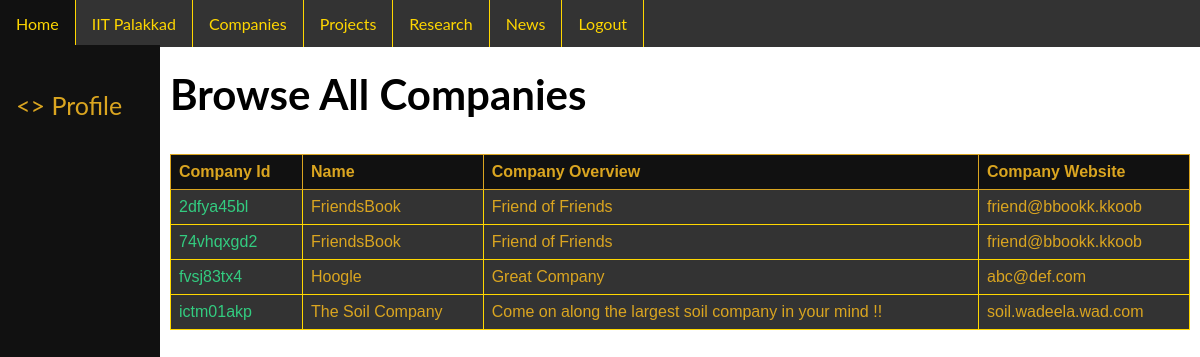
Before: /code/php/browse_all_companies.php (signed in) with the older database file.
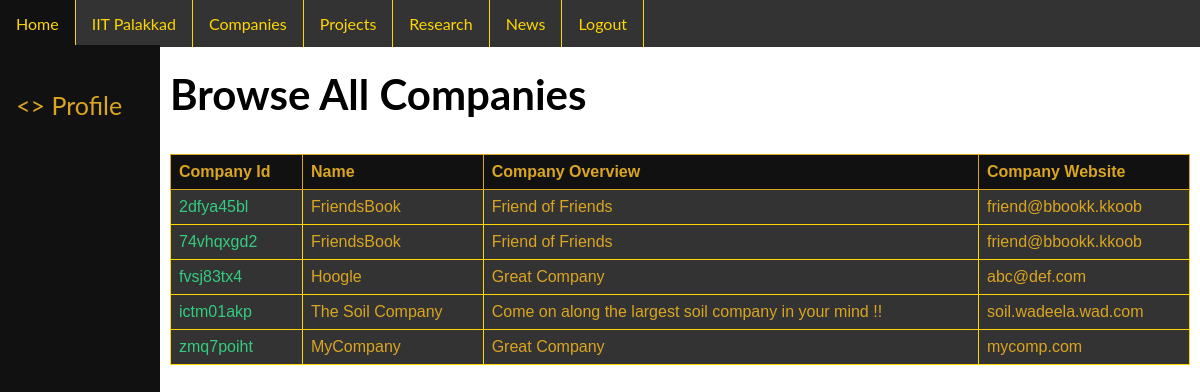
After: the same page with the newer database file.
### tables this page shows
CREATE TABLE `company` (
  `company_id` char(9) NOT NULL,
  `name` varchar(320) NOT NULL,
  `email_id_1` varchar(320) NOT NULL,
  `email_id_2` varchar(320) DEFAULT NULL,
  `phone_1` varchar(30) NOT NULL,
  `phone_2` varchar(30) DEFAULT NULL,
  `is_startup` tinyint(1) NOT NULL,
  `company_overview` varchar(500) NOT NULL,
  `hq_bldg_name` varchar(320) NOT NULL,
  `hq_street_name` varchar(320) NOT NULL,
  `hq_city` varchar(320) NOT NULL,
  `hq_state` varchar(320) NOT NULL,
  `hq_country` varchar(320) NOT NULL,
  `hq_pincode` varchar(320) NOT NULL,
  `company_website` varchar(320) NOT NULL,
  PRIMARY KEY (`company_id`)
);

### code/php/browse_all_companies.php (the view, shortened to what this page needs)
<?php
    $server	= $_SESSION['server'];
    $user	= $_SESSION['user'];
    $pass	= $_SESSION['pass'];
    $database	= $_SESSION['database'];
?>
<html>
<head>
        <link rel="stylesheet" href="../css_files/common.css">
        <link rel="stylesheet" href="../css_files/common_home.css">
        <link rel="stylesheet" href="../css_files/table.css">
    </head>
    <body>
        <ul class="nav">
            <li class="nav"><a href='../php/home.php' class="nav">Home</a></li>
            <li class="nav"><a href='https://iitpkd.ac.in' class="nav">IIT Palakkad</a></li>
            <li class="nav"><a href="../php/companies.php" class="nav">Companies</a></li>
            <li class="nav"><a href="../php/projects.php" class="nav">Projects</a></li>
            <li class="nav"><a href="../php/research.php" class="nav">Research</a></li>
            <li class="nav"><a href="../php/news.php" class="nav">News</a></li>
            <?php
                if($_SESSION['logged_in'] != null && $_SESSION['logged_in'] == true) {
                    echo '<li class="nav"><a href="../php/logout.php" class="nav">Logout</a></li>';
                }
                else {
                    echo '<li class="nav"><a href="../php/login.php" class="nav">Login</a></li>';
                    echo '<li class="nav"><a href="../php/register.php" class="nav">Register</a></li>';
                }
            ?>
        </ul>
        <?php
            if($_SESSION['user_type'] == 'student_vol')
                echo'<div class="sidenav">
                        <br>
                        <a href="../php/student_vol_profile.php"><> Profile</a>
                        <br>
                        <a href="../php/student_vol_contribution.php">My Contribution</a>
                    </div>';
            else
                echo '<div class="sidenav">
                        <br>
                        <a href="../php/cdc_official_profile.php"><> Profile</a>
                    </div>';
        ?>
        <div class="main">
            <br>
            <h2>Browse All Companies</h2>
            <?php
                $db = new mysqli ($server, $user, $pass, $database);
                $query = 'select company_id, name, company_overview, company_website from company';
                $stmt = $db->prepare($query);
                $stmt->execute();
                $stmt->bind_result($company_id, $company_name, $company_overview, $company_website);
                echo '<table>';
                echo '<tr>
                        <th>Company Id</th>
                        <th>Name</th>
                        <th>Company Overview</th>
                        <th>Company Website</th>
                    </tr>';
                while($stmt->fetch()) {
                    echo '<tr>';
                    echo '<td>' . '<a class="simple_link" href="company_profile.php?company_id=' . $company_id . '">'
                        . htmlspecialchars($company_id)
                        . '</a>'
                        . '</td>';
                    echo '<td>'. htmlspecialchars($company_name) .'</td>';
                    if(strlen($company_overview) <= 120)
                        echo '<td>'. htmlspecialchars($company_overview) .'</td>';
                    else
                        echo '<td>'. htmlspecialchars(substr($company_overview, 0, 120)) .'</td>';
                    echo '<td>'. htmlspecialchars($company_website) .'</t>';
                    echo '</tr>';
                }
                echo '</table>';
            ?>
            <br><br>
        </div>
</body>
</html>
    </body>
</html>

Changed rows visible on the page:
added company: company_id "zmq7poiht", name "MyCompany", company_overview "Great Company", company_website "mycomp.com"
